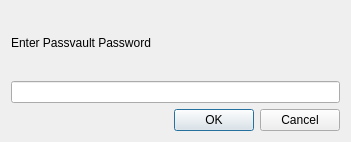
<?xml version="1.0" encoding="UTF-8"?>
<ui version="4.0">
 <class>GetKeyDialog</class>
 <widget class="QDialog" name="GetKeyDialog">
  <property name="geometry">
   <rect>
    <x>0</x>
    <y>0</y>
    <width>351</width>
    <height>142</height>
   </rect>
  </property>
  <property name="windowTitle">
   <string>Encrypttion Key</string>
  </property>
  <layout class="QHBoxLayout" name="horizontalLayout">
   <item>
    <layout class="QVBoxLayout" name="verticalLayout">
     <item>
      <widget class="QLabel" name="label">
       <property name="text">
        <string>Enter Passvault Password</string>
       </property>
      </widget>
     </item>
     <item>
      <widget class="QLineEdit" name="passwordLineEdit"/>
     </item>
     <item>
      <widget class="QDialogButtonBox" name="buttonBox">
       <property name="orientation">
        <enum>Qt::Horizontal</enum>
       </property>
       <property name="standardButtons">
        <set>QDialogButtonBox::Cancel|QDialogButtonBox::Ok</set>
       </property>
       <property name="centerButtons">
        <bool>false</bool>
       </property>
      </widget>
     </item>
    </layout>
   </item>
  </layout>
 </widget>
 <resources/>
 <connections>
  <connection>
   <sender>buttonBox</sender>
   <signal>accepted()</signal>
   <receiver>GetKeyDialog</receiver>
   <slot>accept()</slot>
   <hints>
    <hint type="sourcelabel">
     <x>248</x>
     <y>254</y>
    </hint>
    <hint type="destinationlabel">
     <x>157</x>
     <y>274</y>
    </hint>
   </hints>
  </connection>
  <connection>
   <sender>buttonBox</sender>
   <signal>rejected()</signal>
   <receiver>GetKeyDialog</receiver>
   <slot>reject()</slot>
   <hints>
    <hint type="sourcelabel">
     <x>316</x>
     <y>260</y>
    </hint>
    <hint type="destinationlabel">
     <x>286</x>
     <y>274</y>
    </hint>
   </hints>
  </connection>
 </connections>
</ui>
